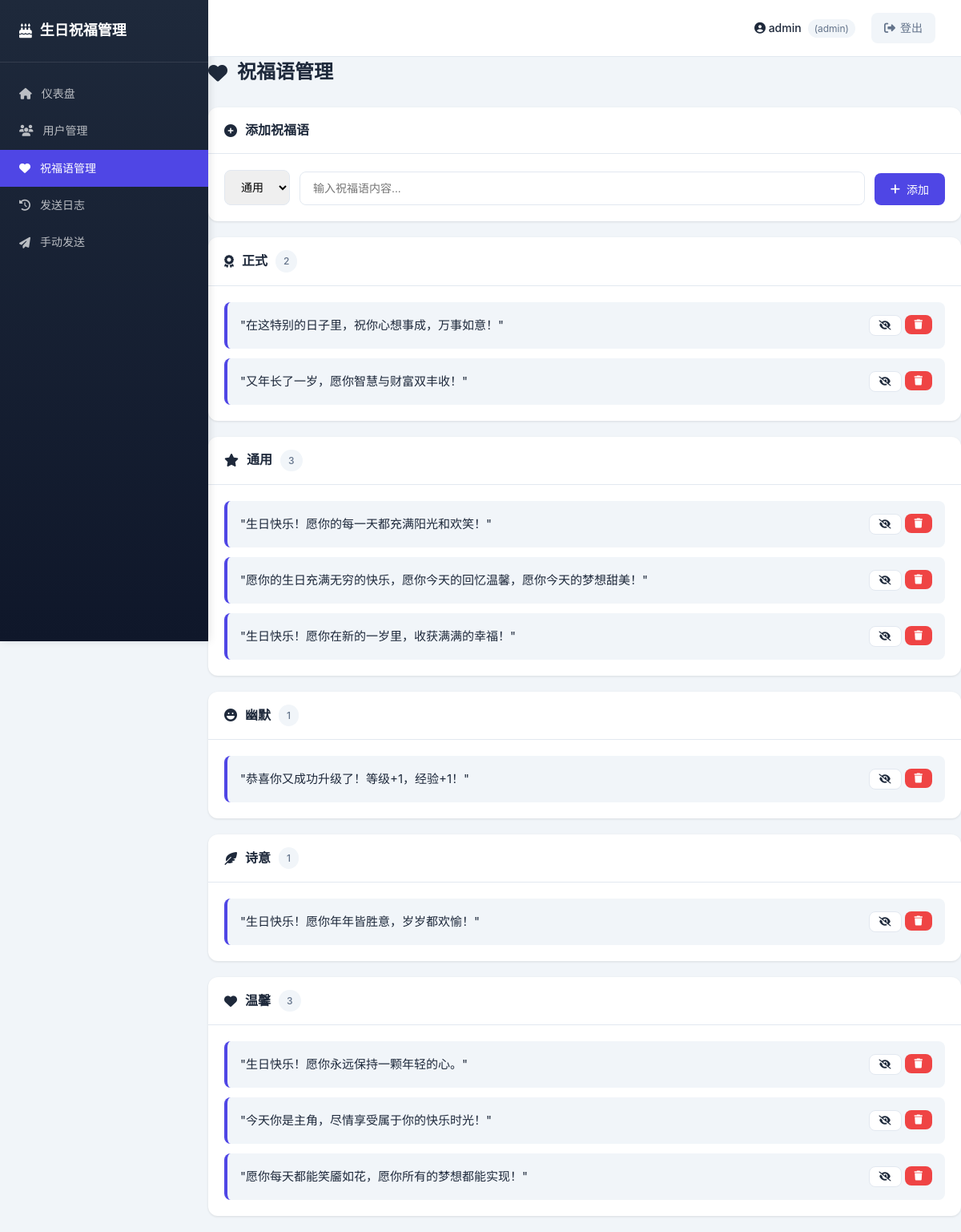
/wishes (signed in), run on the app's committed database.
### tables this page shows
CREATE TABLE wishes (
                id INTEGER PRIMARY KEY AUTOINCREMENT,
                content TEXT NOT NULL,
                category TEXT DEFAULT 'general',
                is_active INTEGER DEFAULT 1,
                created_at TIMESTAMP DEFAULT CURRENT_TIMESTAMP
            );

### app.py (the view)
@app.route('/wishes')
@login_required
def wishes_list():
    db = get_db()
    try:
        wishes = db.get_all_wishes()
        categories = {}
        for wish in wishes:
            category = wish.get('category', 'general')
            if category not in categories:
                categories[category] = []
            categories[category].append(wish)
        category_names = {
            'general': '通用',
            'formal': '正式',
            'warm': '温馨',
            'humor': '幽默',
            'poetic': '诗意'
        }
        return render_template('wishes.html', wishes=wishes, categories=categories, category_names=category_names)
    finally:
        db.close()

### app.py (called while the page is built)
def get_db():
    return DBManager()

### auth.py (called while the page is built)
def login_required(f):
    @wraps(f)
    def decorated_function(*args, **kwargs):
        if not AuthManager.is_logged_in():
            return redirect(url_for('login', next=request.url))
        return f(*args, **kwargs)
    return decorated_function

    @staticmethod
    def is_logged_in():
        return 'user_id' in session

### db_manager.py (called while the page is built)
    def _init_sqlite(self):
        db_path = Config.DB_SQLITE_PATH
        if not os.path.isabs(db_path):
            db_path = os.path.abspath(os.path.join(
                os.path.dirname(__file__),
                db_path
            ))
        self.conn = sqlite3.connect(
            db_path,
            check_same_thread=False
        )
        self.conn.row_factory = sqlite3.Row

    def _execute(self, sql, params=None, fetch=False):
        if self.db_type == "postgresql":
            cursor = self.conn.cursor(cursor_factory=psycopg2.extras.RealDictCursor)
        else:
            cursor = self.conn.cursor()
        if params:
            cursor.execute(sql, params)
        else:
            cursor.execute(sql)
        if fetch:
            if self.db_type == "sqlite":
                rows = cursor.fetchall()
                return [dict(row) for row in rows]
            else:
                return cursor.fetchall()
        return None

    def get_all_wishes(self):
        sql = "SELECT * FROM wishes ORDER BY category, id"
        return self._execute(sql, fetch=True)

    def close(self):
        if self.conn:
            self.conn.close()

### logger.py (called while the page is built)
def log_request_middleware(app):
    @app.before_request
    def before_request():
        request.start_time = datetime.now()
    @app.after_request
    def after_request(response):
        if hasattr(request, 'start_time'):
            response_time = (datetime.now() - request.start_time).total_seconds() * 1000
            Logger.log_request(request, response_time)
        return response

    @classmethod
    def get(cls, name):
        if not cls._initialized:
            cls.init()
        if name not in cls._instances:
            cls._instances[name] = logging.getLogger(name)
        return cls._instances[name]

    @classmethod
    def log_request(cls, request, response_time=None):
        logger = cls.get('http')
        logger.info(f"{request.method} {request.path} - {response_time}ms" if response_time else f"{request.method} {request.path}")

### templates/wishes.html (shortened to what this page needs)
{% extends "base.html" %}
{% block content %}
<div class="page-header">
    <h1><i class="fas fa-heart"></i> 祝福语管理</h1>
</div>
<div class="card">
    <div class="card-header">
        <h2><i class="fas fa-plus-circle"></i> 添加祝福语</h2>
    </div>
    <div class="card-body">
        <form method="post" action="{{ url_for('wishes_add') }}" class="form-inline">
            <div class="form-group">
                <select name="category" class="form-control">
                    <option value="general">通用</option>
                </select>
            </div>
            <div class="form-group" style="flex: 1;">
                <input type="text" name="content" class="form-control" placeholder="输入祝福语内容..." required>
            </div>
            <button type="submit" class="btn btn-primary">
                <i class="fas fa-plus"></i> 添加
            </button>
        </form>
    </div>
</div>
{% for category, wishes in categories.items() %}
<div class="card">
    <div class="card-header">
        <h2>
            <i class="fas fa-{% if category == 'general' %}star{% elif category == 'formal' %}award{% elif category == 'warm' %}heart{% elif category == 'humor' %}laugh{% else %}feather-alt{% endif %}"></i>
            {{ category_names.get(category, category) }}
            <span class="badge">{{ wishes|length }}</span>
        </h2>
    </div>
    <div class="card-body">
        <div class="wish-list">
            {% for wish in wishes %}
            <div class="wish-item {% if not wish.get('is_active', 1) %}wish-inactive{% endif %}">
                <div class="wish-content">"{{ wish.content }}"</div>
                <div class="wish-actions">
                    <form method="post" action="{{ url_for('wishes_toggle', wish_id=wish.id) }}" class="inline-form">
                        <button type="submit" class="btn btn-sm" title="{% if wish.get('is_active', 1) %}禁用{% else %}启用{% endif %}">
                            <i class="fas fa-{% if wish.get('is_active', 1) %}eye-slash{% else %}eye{% endif %}"></i>
                        </button>
                    </form>
                    <form method="post" action="{{ url_for('wishes_delete', wish_id=wish.id) }}" class="inline-form" onsubmit="return confirm('确定要删除这条祝福语吗？')">
                        <button type="submit" class="btn btn-sm btn-danger" title="删除">
                            <i class="fas fa-trash"></i>
                        </button>
                    </form>
                </div>
            </div>
            {% endfor %}
        </div>
    </div>
</div>
{% endfor %}
{% endblock %}

### templates/base.html (shortened to what this page needs)
<!DOCTYPE html>
<html lang="zh-CN">
<head>
    <link rel="stylesheet" href="{{ url_for('static', filename='style.css') }}">
    <link rel="stylesheet" href="https://cdnjs.cloudflare.com/ajax/libs/font-awesome/6.4.0/css/all.min.css">
</head>
<body>
    <div class="container">
        <aside class="sidebar">
            <div class="sidebar-header">
                <h1><i class="fas fa-birthday-cake"></i> 生日祝福管理</h1>
            </div>
            <nav class="sidebar-nav">
                <a href="{{ url_for('index') }}" class="{% if request.endpoint == 'index' %}active{% endif %}">
                    <i class="fas fa-home"></i> 仪表盘
                </a>
                <a href="{{ url_for('users_list') }}" class="{% if request.endpoint and request.endpoint.startswith('users_') %}active{% endif %}">
                    <i class="fas fa-users"></i> 用户管理
                </a>
                <a href="{{ url_for('wishes_list') }}" class="{% if request.endpoint and request.endpoint.startswith('wishes_') %}active{% endif %}">
                    <i class="fas fa-heart"></i> 祝福语管理
                </a>
                <a href="{{ url_for('logs_list') }}" class="{% if request.endpoint == 'logs_list' %}active{% endif %}">
                    <i class="fas fa-history"></i> 发送日志
                </a>
                <a href="{{ url_for('send_test') }}" class="{% if request.endpoint == 'send_test' %}active{% endif %}">
                    <i class="fas fa-paper-plane"></i> 手动发送
                </a>
            </nav>
        </aside>
        <main class="main-content">
            <header class="top-header">
                <div class="header-right">
                    <div class="user-info">
                        <span class="user-name">
                            <i class="fas fa-user-circle"></i>
                            {{ session.username or 'Guest' }}
                        </span>
                        <span class="user-role">({{ session.role or 'user' }})</span>
                    </div>
                    <a href="{{ url_for('logout') }}" class="btn-logout">
                        <i class="fas fa-sign-out-alt"></i> 登出
                    </a>
                </div>
            </header>
            {% block content %}{% endblock %}
        </main>
    </div>
</body>
</html>

### static/style.css (style rules this page uses)
* { margin: 0; padding: 0; box-sizing: border-box; }
:root { --primary-color: #4f46e5; --primary-hover: #4338ca; --secondary-color: #64748b; --success-color: #10b981; --danger-color: #ef4444; --warning-color: #f59e0b; --info-color: #3b82f6; --bg-color: #f1f5f9; --card-bg: #ffffff; --text-primary: #1e293b; --text-secondary: #64748b; --border-color: #e2e8f0; --sidebar-width: 260px; --header-height: 60px; }
body { font-family: -apple-system, BlinkMacSystemFont, 'Segoe UI', 'PingFang SC', 'Hiragino Sans GB', 'Microsoft YaHei', sans-serif; font-size: 14px; line-height: 1.6; color: var(--text-primary); background-color: var(--bg-color); }
.container { display: flex; min-height: 100vh; }
.sidebar { width: var(--sidebar-width); background: linear-gradient(180deg, #1e293b 0%, #0f172a 100%); color: white; position: fixed; height: 100vh; overflow-y: auto; box-shadow: 2px 0 10px rgba(0,0,0,0.1); }
.sidebar-header { padding: 24px; border-bottom: 1px solid rgba(255,255,255,0.1); }
.sidebar-header h1 { font-size: 18px; font-weight: 600; display: flex; align-items: center; gap: 10px; }
.sidebar-nav { padding: 16px 0; }
.sidebar-nav a { display: flex; align-items: center; padding: 12px 24px; color: rgba(255,255,255,0.7); text-decoration: none; transition: all 0.2s; gap: 12px; }
.sidebar-nav a.active { background: var(--primary-color); color: white; }
.main-content { margin-left: var(--sidebar-width); flex: 1; display: flex; flex-direction: column; }
.top-header { background: white; padding: 16px 32px; display: flex; justify-content: space-between; align-items: center; border-bottom: 1px solid var(--border-color); position: sticky; top: 0; z-index: 10; }
.header-right { display: flex; align-items: center; gap: 20px; }
.user-info { display: flex; align-items: center; gap: 8px; }
.user-name { color: var(--text-primary); font-weight: 500; }
.user-role { color: var(--text-secondary); font-size: 12px; padding: 2px 8px; background: var(--bg-color); border-radius: 12px; }
.btn-logout { display: flex; align-items: center; gap: 6px; padding: 8px 16px; background: var(--bg-color); color: var(--text-secondary); text-decoration: none; border-radius: 8px; font-size: 14px; transition: all 0.2s; }
.page-header { display: flex; justify-content: space-between; align-items: center; margin-bottom: 24px; }
.page-header h1 { font-size: 24px; font-weight: 600; display: flex; align-items: center; gap: 12px; }
.btn { display: inline-flex; align-items: center; gap: 8px; padding: 10px 20px; border: none; border-radius: 8px; font-size: 14px; font-weight: 500; cursor: pointer; text-decoration: none; transition: all 0.2s; background: var(--card-bg); color: var(--text-primary); border: 1px solid var(--border-color); }
.btn-primary { background: var(--primary-color); color: white; border: none; }
.btn-danger { background: var(--danger-color); color: white; border: none; }
.btn-sm { padding: 6px 12px; font-size: 12px; }
.card { background: var(--card-bg); border-radius: 12px; box-shadow: 0 1px 3px rgba(0,0,0,0.1); margin-bottom: 20px; overflow: hidden; }
.card-header { padding: 16px 20px; border-bottom: 1px solid var(--border-color); display: flex; justify-content: space-between; align-items: center; }
.card-header h2 { font-size: 16px; font-weight: 600; display: flex; align-items: center; gap: 10px; }
.card-body { padding: 20px; }
.badge { display: inline-block; padding: 4px 10px; border-radius: 20px; font-size: 12px; font-weight: 500; background: var(--bg-color); color: var(--text-secondary); }
.form-group { margin-bottom: 20px; }
.form-control { width: 100%; padding: 12px 16px; border: 1px solid var(--border-color); border-radius: 8px; font-size: 14px; transition: border-color 0.2s; }
.form-inline { display: flex; gap: 12px; align-items: flex-end; }
.form-inline .form-group { margin-bottom: 0; }
.inline-form { display: inline; }
.wish-list { display: flex; flex-direction: column; gap: 12px; }
.wish-item { display: flex; justify-content: space-between; align-items: center; padding: 16px; background: var(--bg-color); border-radius: 8px; border-left: 4px solid var(--primary-color); }
.wish-content { flex: 1; font-size: 15px; }
.wish-actions { display: flex; gap: 4px; }

### data on the page
wishes: get "正式", wishes "2", content "在这特别的日子里，祝你心想事成，万事如意！"
wishes: content "又年长了一岁，愿你智慧与财富双丰收！"
wishes: get "通用", wishes "3", content "生日快乐！愿你的每一天都充满阳光和欢笑！"
wishes: content "愿你的生日充满无穷的快乐，愿你今天的回忆温馨，愿你今天的梦想甜美！"
wishes: content "生日快乐！愿你在新的一岁里，收获满满的幸福！"
wishes: get "幽默", wishes "1", content "恭喜你又成功升级了！等级+1，经验+1！"
wishes: get "诗意", wishes "1", content "生日快乐！愿你年年皆胜意，岁岁都欢愉！"
wishes: get "温馨", wishes "3", content "生日快乐！愿你永远保持一颗年轻的心。"
wishes: content "今天你是主角，尽情享受属于你的快乐时光！"
wishes: content "愿你每天都能笑靥如花，愿你所有的梦想都能实现！"

### other printed values
{{ session.username or 'Guest' }} "admin"
{{ session.role or 'user' }} "admin"
